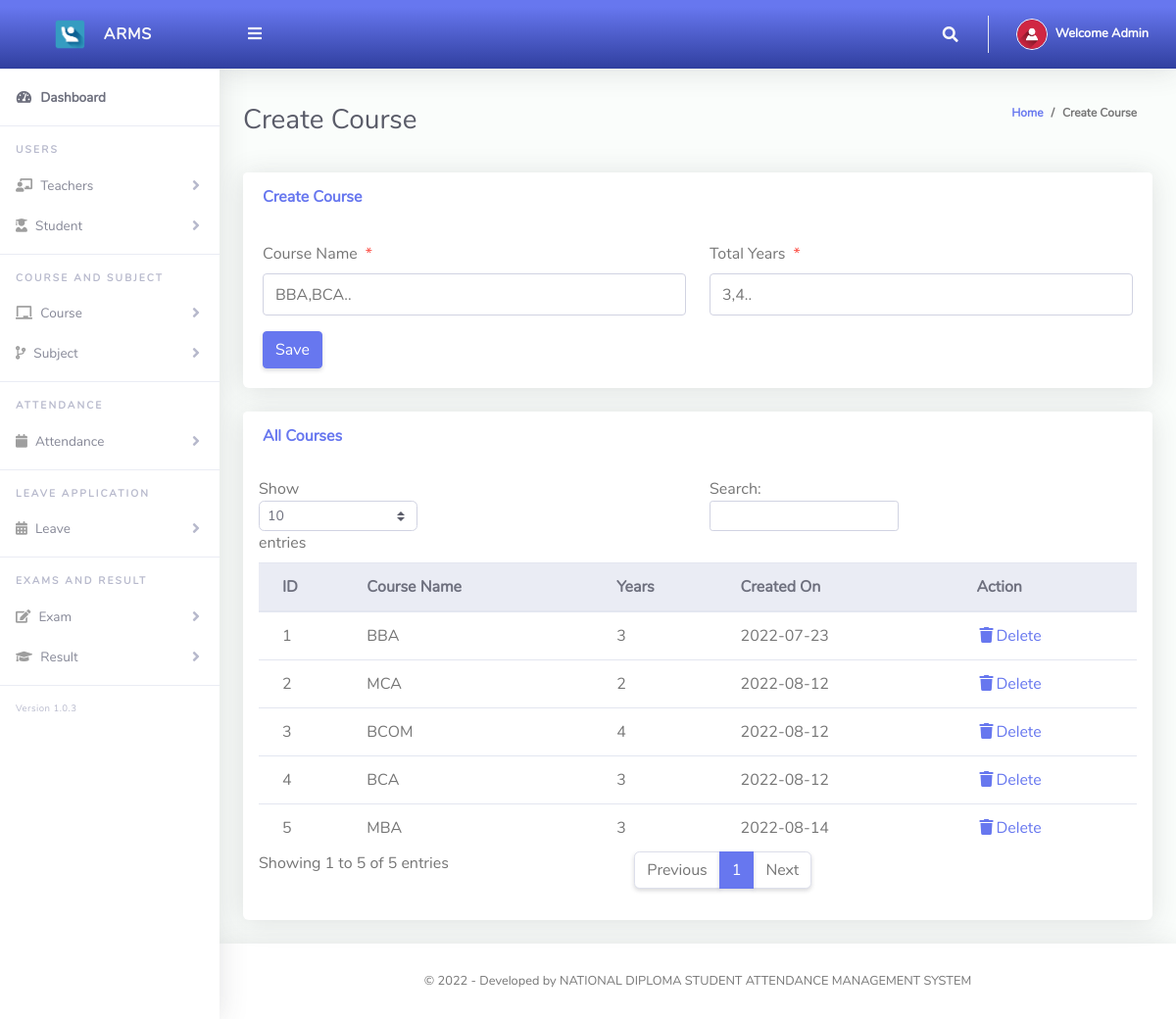
The app's page /main/course.php (signed in) with its own data.
### tables this page shows
CREATE TABLE `users` (
  `ID` int(11) NOT NULL,
  `stdID` varchar(255) DEFAULT NULL,
  `Name` varchar(255) NOT NULL,
  `Add` varchar(255) NOT NULL,
  `Gender` varchar(10) NOT NULL,
  `DOB` date NOT NULL,
  `Contact` varchar(255) NOT NULL,
  `Course` int(11) DEFAULT NULL,
  `Semester` int(11) DEFAULT NULL,
  `Email` varchar(255) NOT NULL,
  `UserName` varchar(255) NOT NULL,
  `Password` varchar(255) NOT NULL,
  `Type` int(11) NOT NULL,
  `CreationDate` date NOT NULL DEFAULT current_timestamp(),
  `UpdationDate` date DEFAULT NULL,
  `status` tinyint(1) NOT NULL DEFAULT 1
);

CREATE TABLE `course` (
  `CourseID` int(11) NOT NULL,
  `CourseName` varchar(50) NOT NULL,
  `Years` varchar(50) NOT NULL,
  `CreationDate` date NOT NULL DEFAULT current_timestamp(),
  `UpdationDate` date DEFAULT NULL,
  `status` tinyint(1) NOT NULL DEFAULT 1
);

### main/course.php (the view, shortened to what this page needs)
<?php
include 'dbcon.php';
?>
<!DOCTYPE html>
<html lang="en">
<head>
  <link href="../vendor/fontawesome-free/css/all.min.css" rel="stylesheet" type="text/css">
  <link href="../vendor/bootstrap/css/bootstrap.min.css" rel="stylesheet" type="text/css">
  <link href="css/ruang-admin.min.css" rel="stylesheet">
</head>
<body id="page-top">
  <div id="wrapper">
    <?php include "sidebar.php"; ?>
    <div id="content-wrapper" class="d-flex flex-column">
      <div id="content">
        <?php include "topbar.php"; ?>
        <div class="container-fluid" id="container-wrapper">
          <div class="d-sm-flex align-items-center justify-content-between mb-4">
            <h1 class="h3 mb-0 text-gray-800">Create Course</h1>
            <ol class="breadcrumb">
              <li class="breadcrumb-item"><a href="dashboard.php">Home</a></li>
              <li class="breadcrumb-item active" aria-current="page">Create Course</li>
            </ol>
          </div>
          <div class="row">
            <div class="col-lg-12">
              <div class="card mb-4">
                <div class="card-header py-3 d-flex flex-row align-items-center justify-content-between">
                  <h6 class="m-0 font-weight-bold text-primary">Create Course</h6>
                </div>
                <div class="card-body">
                  <form method="post">
                    <div class="form-group row mb-3">
                      <div class="col-xl-6">
                        <label class="form-control-label">Course Name<span class="text-danger ml-2">*</span></label>
                        <input type="text" class="form-control" name="courseName" id="exampleInputFirstName" placeholder="BBA,BCA..">
                      </div>
                      <div class="col-xl-6">
                        <label class="form-control-label">Total Years<span class="text-danger ml-2">*</span></label>
                        <input type="text" class="form-control" name="year" id="exampleInputFirstName" placeholder="3,4..">
                      </div>
                    </div>
                    <button type="submit" name="save" class="btn btn-primary">Save</button>
                  </form>
                </div>
              </div>
              <div class="row">
                <div class="col-lg-12">
                  <div class="card mb-4">
                    <div class="card-header py-3 d-flex flex-row align-items-center justify-content-between">
                      <h6 class="m-0 font-weight-bold text-primary">All Courses</h6>
                    </div>
                    <div class="table-responsive p-3">
                      <table class="table align-items-center table-flush table-hover" id="dataTableHover">
                        <thead class="thead-light">
                          <tr>
                            <th scope="col">ID</th>
                            <th scope="col">Course Name</th>
                            <th scope="col">Years</th>
                            <th scope="col">Created On</th>
                            <th scope="col">Action</th>
                          </tr>
                        </thead>
                        <tbody>
                          <?php
                          $query = "SELECT * FROM course";
                          $rs = $conn->query($query);
                          $num = $rs->num_rows;
                          $sn = 0;
                          if ($num > 0) {
                            while ($rows = $rs->fetch_assoc()) {
                              $sn = $sn + 1;
                              echo "
                              <tr>
                                <td>" . $sn . "</td>
                                <td>" . $rows['CourseName'] . "</td>
                                <td>" . $rows['Years'] . "</td>
                                <td>" . $rows['CreationDate'] . "</td>
                                <td><a href='?Id=" . $rows['CourseID'] . "'><i class='fas fa-fw fa-trash'></i>Delete</a></td>
                              </tr>";
                            }
                          } else {
                            echo
                            "<div class='alert alert-danger' role='alert'>
                            No Record Found!
                            </div>";
                          }
                          ?>
                        </tbody>
                      </table>
                    </div>
                  </div>
                </div>
              </div>
            </div>
          </div>
        </div>
        <?php include "footer.php"; ?>
      </div>
    </div>
</body>
</html>

### main/sidebar.php (shortened to what this page needs)
<ul class="navbar-nav sidebar sidebar-light accordion " id="accordionSidebar">
   <a class="sidebar-brand d-flex align-items-center bg-gradient-primary  justify-content-center" href="index.php">
     <div class="sidebar-brand-icon">
       <img src="img/logo/attnlg.jpg">
     </div>
     <div class="sidebar-brand-text mx-3">ARMS</div>
   </a>
   <hr class="sidebar-divider my-0">
   <li class="nav-item active">
     <a class="nav-link" href="dashboard.php">
       <i class="fas fa-fw fa-tachometer-alt"></i>
       <span>Dashboard</span></a>
   </li>
   <hr class="sidebar-divider">
      <div class="sidebar-heading">
        users
      </div>
    <li class="nav-item">
        <a class="nav-link collapsed" href="#" data-toggle="collapse" data-target="#teacher"
          aria-expanded="true" aria-controls="collapseBootstrap">
          <i class="fas fa-chalkboard-teacher"></i>
          <span>Teachers</span>
        </a>
    </li>
    <li class="nav-item">
        <a class="nav-link collapsed" href="#" data-toggle="collapse" data-target="#students"
          aria-expanded="true" aria-controls="collapseBootstrapusers">
          <i class="fas fa-user-graduate"></i>
          <span>Student</span>
        </a>
    </li>
    <hr class="sidebar-divider">
      <div class="sidebar-heading">
        Course And Subject
      </div>
    <li class="nav-item">
        <a class="nav-link collapsed" href="#" data-toggle="collapse" data-target="#course"
          aria-expanded="true" aria-controls="collapseBootstrapusers">
          <i class="fas fa-chalkboard"></i>
          <span>Course</span>
        </a>
    </li>
    <li class="nav-item">
        <a class="nav-link collapsed" href="#" data-toggle="collapse" data-target="#subject"
          aria-expanded="true" aria-controls="collapseBootstrapusers">
          <i class="fas fa-code-branch"></i>
          <span>Subject</span>
        </a>
    </li>
    <hr class="sidebar-divider">
      <div class="sidebar-heading">
        Attendance
      </div>
    <li class="nav-item">
        <a class="nav-link collapsed" href="#" data-toggle="collapse" data-target="#attendance"
          aria-expanded="true" aria-controls="collapseBootstrapusers">
          <i class="fa fa-calendar"></i>
          <span>Attendance</span>
        </a>
    </li>
    <hr class="sidebar-divider">
    <div class="sidebar-heading">
        Leave application
      </div>
    <li class="nav-item">
        <a class="nav-link collapsed" href="#" data-toggle="collapse" data-target="#leave"
          aria-expanded="true" aria-controls="collapseBootstrapusers">
          <i class="fa fa-calendar-alt"></i>
          <span>Leave</span>
        </a>
    </li>
    <hr class="sidebar-divider">
      <div class="sidebar-heading">
        Exams And Result
      </div>
    <li class="nav-item">
        <a class="nav-link collapsed" href="#" data-toggle="collapse" data-target="#exam"
          aria-expanded="true" aria-controls="collapseBootstrapusers">
          <i class="fas fa-edit"></i>
          <span>Exam</span>
        </a>
    </li>
    <li class="nav-item">
        <a class="nav-link collapsed" href="#" data-toggle="collapse" data-target="#result"
          aria-expanded="true" aria-controls="collapseBootstrapusers">
          <i class="fas fa-graduation-cap"></i>
          <span>Result</span>
        </a>
    </li>
    <hr class="sidebar-divider">
   <div class="version" id="version-ruangadmin"></div>
 </ul>

### main/topbar.php (shortened to what this page needs)
<?php
  $query = "SELECT * FROM users WHERE Id = ".$_SESSION['userId']."";
  $rs = $conn->query($query);
  $rows = $rs->fetch_assoc();
  $fullName = $rows['Name'];
?>
<nav class="navbar navbar-expand navbar-light bg-gradient-primary topbar mb-4 static-top">
          <button id="sidebarToggleTop" class="btn btn-link rounded-circle mr-3">
            <i class="fa fa-bars"></i>
          </button>
          <ul class="navbar-nav ml-auto">
            <li class="nav-item dropdown no-arrow">
              <a class="nav-link dropdown-toggle" href="#" id="searchDropdown" role="button" data-toggle="dropdown"
                aria-haspopup="true" aria-expanded="false">
                <i class="fas fa-search fa-fw"></i>
              </a>
            </li>
            <li class="nav-item dropdown no-arrow">
              <a class="nav-link dropdown-toggle" href="#" id="userDropdown" role="button" data-toggle="dropdown"
                aria-haspopup="true" aria-expanded="false">
                <img class="img-profile rounded-circle" src="img/user-icn.png" style="max-width: 60px">
                <span class="ml-2 d-none d-lg-inline text-white small"><b>Welcome <?php echo $fullName;?></b></span>
              </a>
            </li>
          </ul>
        </nav>

### main/footer.php
<footer class="sticky-footer bg-white">
       <div class="container my-auto">
         <div class="copyright text-center my-auto">
           <span> &copy; <script> document.write(new Date().getFullYear()); </script> - Developed by NATIONAL DIPLOMA
             STUDENT ATTENDANCE MANAGEMENT SYSTEM
           </span>
         </div>
       </div>
     </footer>

### records on screen
users: Name "Admin"
course: CourseName "BBA", Years "3", CreationDate "2022-07-23"
course: CourseName "MCA", Years "2", CreationDate "2022-08-12"
course: CourseName "BCOM", Years "4", CreationDate "2022-08-12"
course: CourseName "BCA", Years "3", CreationDate "2022-08-12"
course: CourseName "MBA", Years "3", CreationDate "2022-08-14"
